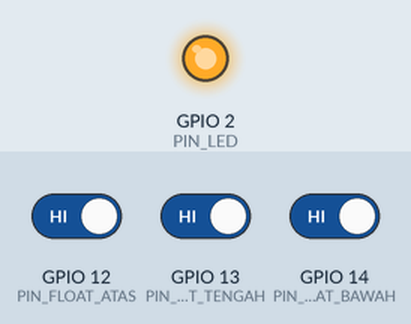
A sketch run on a simulated ESP32. Shown: output pins drawn as LEDs (lit = HIGH). Inputs (shaded band) come from the test bench; at power-on: GPIO 12 (PIN_FLOAT_ATAS) HIGH, GPIO 13 (PIN_FLOAT_TENGAH) HIGH, GPIO 14 (PIN_FLOAT_BAWAH) HIGH. WiFi joins after 1.5 s; servers stay silent unless stated; no MQTT or app messages arrive unless stated; what the sketch prints to the serial monitor is not drawn.

Above: at 2.7 s.
2.8 s: GPIO 12 (PIN_FLOAT_ATAS) driven LOW
9.7 s: GPIO 13 (PIN_FLOAT_TENGAH) driven LOW
At 10.02 s:
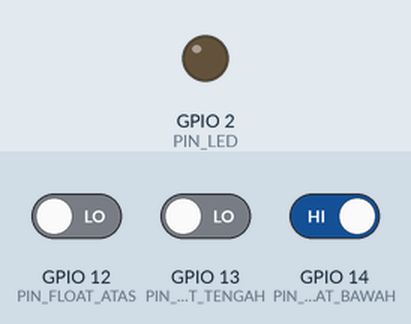
16.6 s: GPIO 14 (PIN_FLOAT_BAWAH) driven LOW
At 20.6 s:
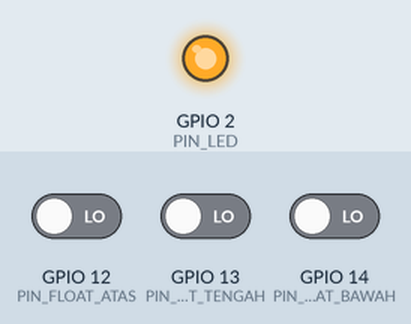
23.5 s: GPIO 12 (PIN_FLOAT_ATAS) driven HIGH
At 25.6 s:
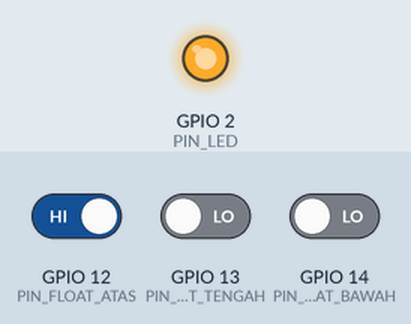
30.4 s: GPIO 13 (PIN_FLOAT_TENGAH) driven HIGH
At 35.7 s:
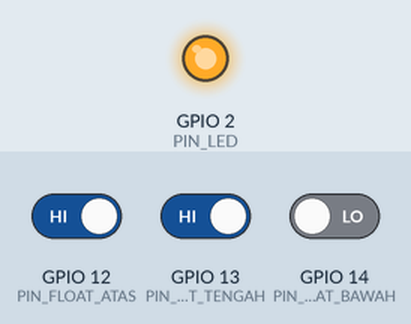
37.3 s: GPIO 14 (PIN_FLOAT_BAWAH) driven HIGH
At 40.7 s:
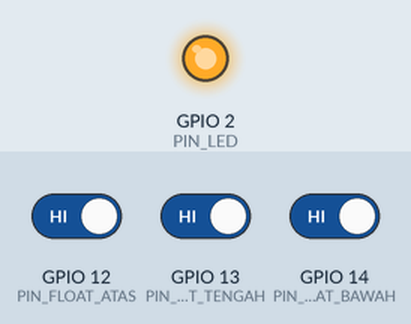
Timing chart, 0 to 42.2 s (numbered marks = the images above; inputs shaded):
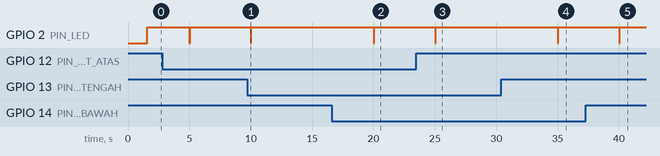

Measured:
- after the input at 9.7 s, GPIO 2 (PIN_LED): HIGH → LOW after 0.31 s, → HIGH 0.05 s later
- after the input at 16.6 s, GPIO 2 (PIN_LED): HIGH → LOW after 3.4 s, → HIGH 0.05 s later
- after the input at 23.5 s, GPIO 2 (PIN_LED): HIGH → LOW after 1.5 s, → HIGH 0.05 s later
- after the input at 30.4 s, GPIO 2 (PIN_LED): HIGH → LOW after 4.6 s, → HIGH 0.05 s later
- after the input at 37.3 s, GPIO 2 (PIN_LED): HIGH → LOW after 2.7 s, → HIGH 0.05 s later

The sketch:

esp32kode.ino
```cpp
#include <WiFi.h>
#include <WiFiManager.h>
#include <PubSubClient.h>
#include <ArduinoJson.h>

// --- KONFIGURASI JARINGAN & MQTT ---
const char* mqtt_server = "broker.hivemq.com"; // Gunakan broker yang sama dengan backend
const int mqtt_port = 1883;
const char* mqtt_topic = "dalwa/tandon/status"; // Gunakan topik yang sama dengan backend
const char* client_id_prefix = "dalwa-tandon-";

// --- KONFIGURASI PIN ---
const int PIN_FLOAT_ATAS = 12;
const int PIN_FLOAT_TENGAH = 13;
const int PIN_FLOAT_BAWAH = 14;
const int PIN_LED = 2;

// --- KONFIGURASI INTERVAL ---
const unsigned long INTERVAL_CEK_AIR = 5000; // Cek setiap 5 detik
unsigned long lastCekAir = 0;

// --- GLOBAL OBJECTS ---
WiFiClient wifiClient;
PubSubClient mqttClient(wifiClient);

// --- STATUS TRACKING ---
String lastStatusJson = "";

// Fungsi untuk membaca sensor (Active LOW karena INPUT_PULLUP)
// Mengembalikan `true` jika terendam air (terhubung ke GND)
bool bacaSensor(int pin) {
    return !digitalRead(pin);
}

void setupMqtt() {
    String clientId = String(client_id_prefix) + WiFi.macAddress();
    mqttClient.setServer(mqtt_server, mqtt_port);
    Serial.printf("Mencoba terhubung ke MQTT Broker dengan Client ID: %s\n", clientId.c_str());

    if (mqttClient.connect(clientId.c_str())) {
        Serial.println("Berhasil terhubung ke MQTT Broker!");
    } else {
        Serial.print("Gagal terhubung ke MQTT, status rc=");
        Serial.print(mqttClient.state());
        Serial.println(" Mencoba lagi dalam 5 detik...");
        // Tidak menggunakan delay() agar tidak memblokir
    }
}

void setupWifi() {
    WiFi.mode(WIFI_STA);
    WiFiManager wm;
    wm.setConnectTimeout(30);
    wm.setConfigPortalTimeout(180);

    bool isConnected = wm.autoConnect("TandonAir_Setup", "12345678");
    if (!isConnected) {
        Serial.println("Gagal terhubung WiFi, restart dalam 10 detik...");
        delay(10000);
        ESP.restart();
    }
    Serial.println("Berhasil terhubung ke WiFi!");
    Serial.print("Alamat IP: ");
    Serial.println(WiFi.localIP());
}

void publishStatus() {
    bool atas = bacaSensor(PIN_FLOAT_ATAS);
    bool tengah = bacaSensor(PIN_FLOAT_TENGAH);
    bool bawah = bacaSensor(PIN_FLOAT_BAWAH);

    int levelPersen = 0;
    String statusTeks = "SEDANG";

    // Konversi status sensor ke persentase (estimasi)
    if (!atas && !tengah && !bawah) {
        levelPersen = 100;
        statusTeks = "PENUH";
    }   else if (atas && tengah && bawah) {
        levelPersen = 5;
        statusTeks = "HABIS";
    }   else {
        levelPersen = 50;
        statusTeks = "SEDANG";
    }

    // Buat JSON payload
    JsonDocument doc;
    doc["level"] = levelPersen;
    doc["status"] = statusTeks;
    doc["sensorAtas"] = atas;
    doc["sensorTengah"] = tengah;
    doc["sensorBawah"] = bawah;

    String outputJson;
    serializeJson(doc, outputJson);

    // Hanya publish jika ada perubahan data untuk efisiensi
    if (outputJson != lastStatusJson) {
        Serial.printf("Data berubah, mempublikasikan: %s\n", outputJson.c_str());

        bool published = mqttClient.publish(mqtt_topic, outputJson.c_str(), true); // `true` untuk retained message
        if (published) {
            Serial.println("Pesan berhasil dipublikasikan!");
            lastStatusJson = outputJson;
            digitalWrite(PIN_LED, !digitalRead(PIN_LED)); // Blink LED sebagai indikator publish
            delay(50);
            digitalWrite(PIN_LED, !digitalRead(PIN_LED));
        } else {
            Serial.println("Gagal mempublikasikan pesan.");
        }
    }
}

void setup() {
    Serial.begin(115200);

    pinMode(PIN_LED, OUTPUT);
    digitalWrite(PIN_LED, LOW); // LED nyala saat setup

    pinMode(PIN_FLOAT_ATAS, INPUT_PULLUP);
    pinMode(PIN_FLOAT_TENGAH, INPUT_PULLUP);
    pinMode(PIN_FLOAT_BAWAH, INPUT_PULLUP);

    setupWifi();
    setupMqtt();

    digitalWrite(PIN_LED, HIGH); // LED mati setelah setup selesai
}

void loop() {
    // Jika koneksi WiFi atau MQTT terputus, coba sambungkan kembali
    if (WiFi.status() != WL_CONNECTED) {
        Serial.println("Koneksi WiFi terputus. Mencoba menyambungkan kembali...");
        setupWifi();
    }

    if (!mqttClient.connected()) {
        static unsigned long lastMqttRetry = 0;
        if (millis() - lastMqttRetry > 5000) {
            lastMqttRetry = millis();
            Serial.println("Koneksi MQTT terputus. Mencoba menyambungkan kembali...");
            setupMqtt();
        }
    }

    // Jaga koneksi MQTT tetap hidup
    mqttClient.loop();

    // Cek dan kirim status air sesuai interval
    if (millis() - lastCekAir > INTERVAL_CEK_AIR) {
        lastCekAir = millis();
        if (mqttClient.connected()) {
            publishStatus();
        }
    }
}
```
